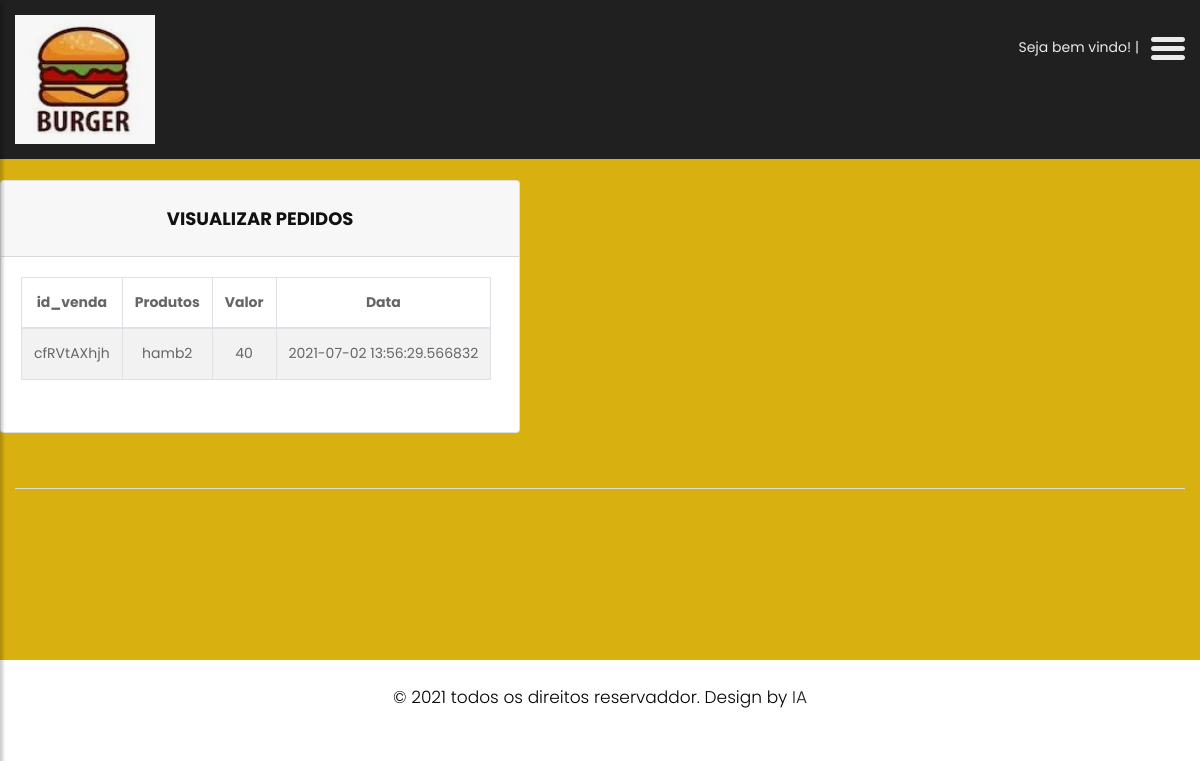
The page /cad_pedidos (signed in) on the database as committed earlier.
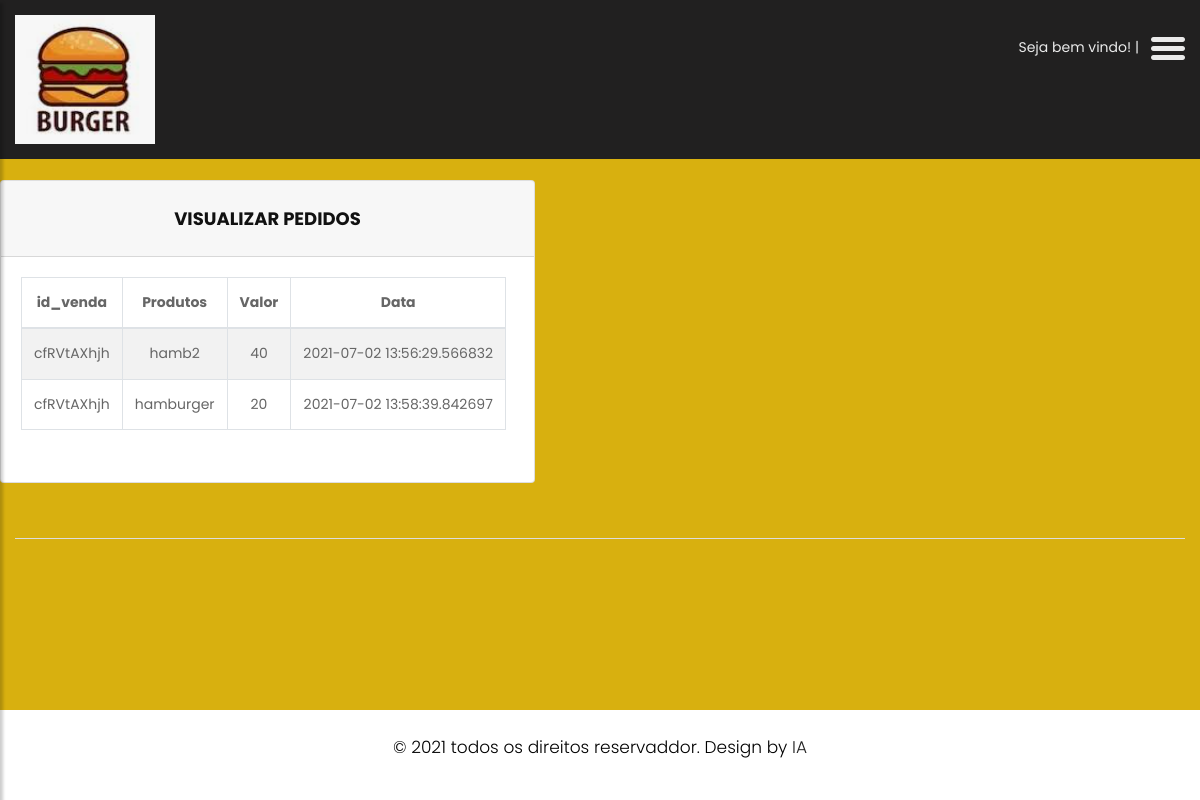
The same page on the database as committed later.
### main.py (models this page shows)
class emp(db.Model):
    __tablename__ = "empresa"
    id = db.Column(db.Integer, primary_key=True)
    nome = db.Column(db.String(4096))
    tel = db.Column(db.String(4096))
    imagens = db.Column(db.String(4096))
    login = db.Column(db.String(4096))
    senha = db.Column(db.String(4096))

class pedidos(db.Model):
    __tablename__ = "pedidos"
    ID = db.Column(db.Integer, primary_key=True)
    id_venda = db.Column(db.Integer)
    produtos = db.Column(db.String(4096))
    valor = db.Column(db.Float(100))
    qtd = db.Column(db.Integer)
    sub_total = db.Column(db.Float(100))
    data = db.Column(db.DateTime)

### main.py (the view)
@app.route("/cad_pedidos", methods=["GET", "POST"])
def cat_pedid():
    if not session.get('logged_in'):
            dados = prod.query.all()
            dados2 = emp.query.all()
            catt = cat.query.all()
            return render_template("login.html", a=dados, b=dados2, catt=catt)
    else:
        dados = pedidos.query.all()
        dados2 = emp.query.all()
        catt = cat.query.all()
        return render_template("cad_pedidos.html", a=dados, b=dados2, catt=catt)

### templates/cad_pedidos.html (shortened to what this page needs)
<!DOCTYPE html>
<html lang="en">
<head>
    <link rel="stylesheet" href="static/css/bootstrap.min.css">
    <link rel="stylesheet" href="static/css/owl.carousel.min.css">
    <link rel="stylesheet" href="static/css/style.css">
    <link rel="stylesheet" href="static/css/responsive.css">
    <link rel="stylesheet" href="https://cdnjs.cloudflare.com/ajax/libs/font-awesome/4.7.0/css/font-awesome.min.css">
</head>
<body class="main-layout">
    <div class="wrapper">
    <div id="content">
    <header>
        <div class="container-fluid">
            <div class="row">
                <div class="col-md-3">
                    <div class="full">
                        <a class="logo" href="gerenciar"><img src="{% for social in b %}
                          {{social.imagens}}
                      {% endfor %}" alt="#" /></a>
                    </div>
                </div>
                <div class="col-md-9">
                    <div class="full">
                        <div class="right_header_info">
                            <ul>
                                <li class="dinone">Seja bem vindo! {{emp}} | {{senha}}</li>
                                <li>
                                    <button type="button" id="sidebarCollapse">
                                        <img src="static/images/menu_icon.png" alt="#">
                                    </button>
                                </li>
                            </ul>
                        </div>
                    </div>
                </div>
            </div>
        </div>
    </header>
    <fooetr>
        <div class="footer">
            <div class="container-fluid ">
                <div class="row">
<div class="card">
  <h3 class="card-header text-center font-weight-bold text-uppercase py-4">Visualizar Pedidos</h3>
  <div class="card-body">
    <div id="table" class="table-editable">
      <span class="table-add float-right mb-3 mr-2">
        <table class="table table-bordered table-responsive-md table-striped text-center">
        <thead>
          <tr>
            <th class="text-center">id_venda</th>
            <th class="text-center">Produtos</th>
            <th class="text-center">Valor</th>
            <th class="text-center">Data</th>
          </tr>
        </thead>
        <tbody>
        {% for social in a %}
          <tr>
            <td>
            <span class="pt-3-half" contenteditable="true" id="editor{{social.ID}}">{{social.id_venda}}</span>
            </td>
            <td>
              <span class="pt-3-half" contenteditable="true" id="editor{{social.ID}}">{{social.produtos}}</span>
            </td>
            <td>
              <span class="pt-3-half" contenteditable="true" id="editor{{social.ID}}">{{social.valor}}</span>
            </td>
            <td>
              <span class="pt-3-half" contenteditable="true" id="editor{{social.ID}}">{{social.data}}</span>
            </td>
          </tr>
        {% endfor %}
        </tbody>
      </table>
    </div>
  </div>
</div>
                </div>
                <div class="row">
                    <div class="col-md-12">
                        <div class="footer_logo">
                        </div>
                    </div>
                    <div class="col-md-12">
                    </div>
                    <div class="col-md-12">
                        <div class="new">
                            <h3></h3>
                        </div>
                    </div>
                </div>
            </div>
            <div class="copyright">
                <div class="container">
                    <p>© 2021 todos os direitos reservaddor. Design by <a href="https://html.design/">IA</a></p>
                </div>
            </div>
        </div>
    </fooetr>
    </div>
    </div>
</body>
</html>

### static/css/style.css (style rules this page uses)
body { color: #666666; font-size: 14px; font-family: 'poppins', sans-serif; line-height: 1.80857; font-weight: normal; }
a { color: #1f1f1f; text-decoration: none !important; outline: none !important; -webkit-transition: all .3s ease-in-out; -moz-transition: all .3s ease-in-out; -ms-transition: all .3s ease-in-out; -o-transition: all .3s ease-in-out; transition: all .3s ease-in-out; }
h1, h2, h3, h4, h5, h6 { letter-spacing: 0; font-weight: normal; position: relative; padding: 0 0 10px 0; font-weight: normal; line-height: normal; color: #111111; margin: 0 }
h3 { font-size: 18px }
*, *::after, *::before { -webkit-box-sizing: border-box; -moz-box-sizing: border-box; box-sizing: border-box; }
ul, li, ol { margin: 0px; padding: 0px; list-style: none; }
p { margin: 0px; font-weight: 300; font-size: 15px; line-height: 24px; }
a { color: #222222; text-decoration: none; outline: none !important; }
a, .btn { text-decoration: none !important; outline: none !important; -webkit-transition: all .3s ease-in-out; -moz-transition: all .3s ease-in-out; -ms-transition: all .3s ease-in-out; -o-transition: all .3s ease-in-out; transition: all .3s ease-in-out; }
img { max-width: 100%; height: auto; }
button { border: 0; margin: 0; padding: 0; cursor: pointer; }
.full { float: left; width: 100%; }
.full { width: 100%; float: left; margin: 0; padding: 0; }
header { min-height: 90px; background: #212020; padding: 15px 0; position: fixed; width: 100%; top: 0; left: 0; z-index: 998; }
header .container-fluid { max-width: 1850px; }
.right_header_info { width: 100%; float: left; padding: 20px 0 0; }
.right_header_info ul { list-style: none; padding: 0; margin: 0; float: right; }
.right_header_info ul li { display: inline; font-size: 16px; margin-left: 45px; color: #eaeaea; font-weight: 400; float: left; }
#sidebarCollapse { background: transparent; }
.footer { background: #d8b00f; padding-top:90px; margin-top: 90px; }
.footer_logo { margin-top: 40px; text-align: center; border-bottom: #ddd solid 1px; padding-bottom: 15px; margin-bottom: 15px; }
.new { text-align: center; margin-top: 40px; }
.new h3 { color: #fff; font-size:22px; font-weight: 500; display:inline-block; padding-right: 15px; }
.copyright { background: #fff; margin-top: 90px; }
.copyright p { color: #000; text-align: center; padding: 25px 0px; font-size: 17px; }
#sidebarCollapse { background: transparent; padding: 0; border: none; }

### static/css/responsive.css (style rules this page uses)
@media (min-width: 1200px) and (max-width: 1500px) { .right_header_info ul li { font-size: 14px; margin-left: 12px; } }

Rows that differ between the two databases and show on the page:
added pedidos: id_venda "cfRVtAXhjh", produtos "hamburger", valor "20", data "2021-07-02 13:58:39.842697"
